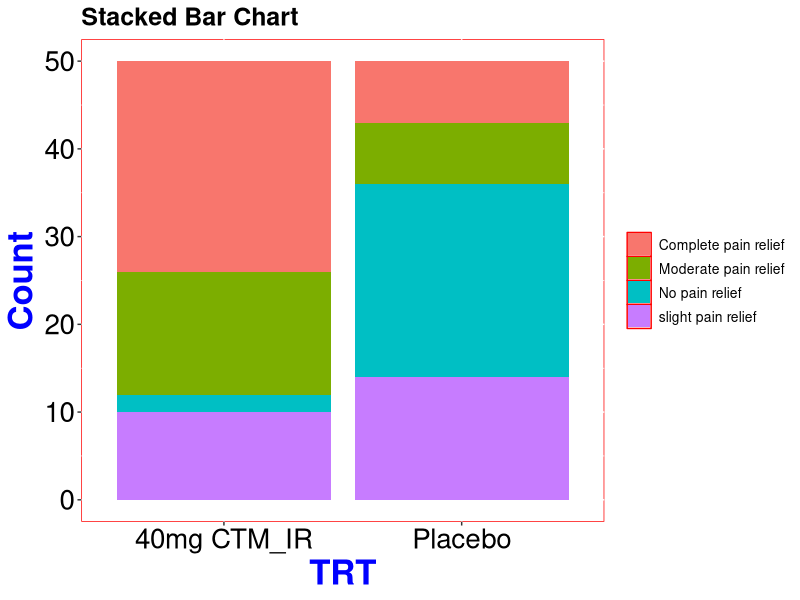
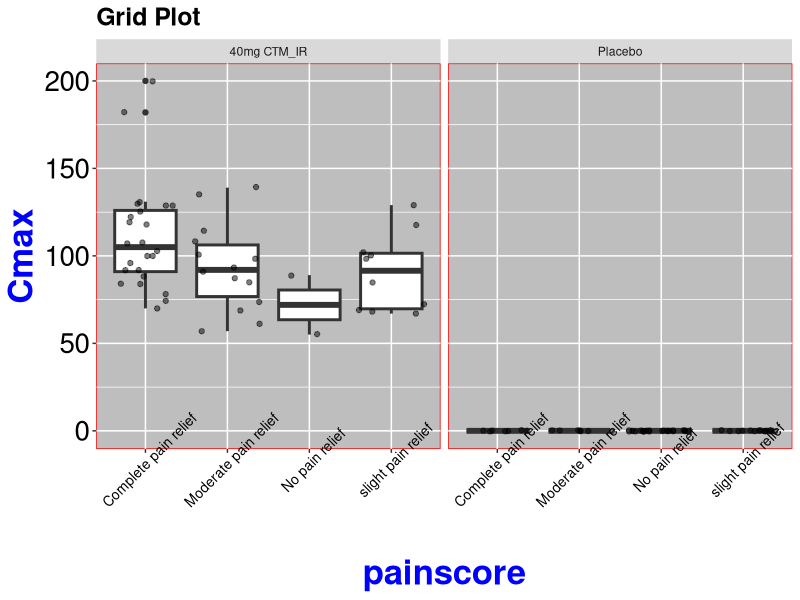

These figures' R source, in order: (Note: this script raises an error after producing the figures.)
## ---- chunk 1
orddata<-read.csv("Painscore.csv", sep=",")
head(orddata)
summary(orddata)
## ---- chunk 2
list.of.packages <- c("reshape2", "ggplot2", "MASS", "Hmisc")
new.packages <- list.of.packages[!(list.of.packages %in% installed.packages()[,"Package"])]
if(length(new.packages)) install.packages(new.packages)
lapply(list.of.packages, require, character.only = TRUE)
# this should return 4 TRUE statements (one for each package)
# you can also lapply library instead of require
## ---- chunk 3
lapply(orddata[, c("painscore", "TRT")], table)

## ---- chunk 4
ftable(xtabs(~painscore+TRT, data=orddata))

## ---- chunk 5
count<-ftable(xtabs(~painscore+TRT, data=orddata))
df1 = melt(count)
names(df1) = c("value", "TRT", "Count")
df1

## ---- chunk 6
plot<-ggplot(df1, aes(x=TRT, y=Count, fill=value))+
  geom_bar(stat="identity")
plot+ theme(panel.background = element_rect(fill='white', colour='red'))+
  theme(axis.title.y = element_text(colour = 'blue', size = 25, face='bold'))+
  theme(axis.text.y = element_text(size = 20, colour='black'))+
  theme(axis.title.x = element_text(colour = 'blue', size = 25, face='bold'))+
  theme(axis.text.x = element_text(size = 20, colour='black'))+
  ggtitle("Stacked Bar Chart")+
  theme(plot.title = element_text(lineheight=.8, face="bold",size = 18))+
  theme(legend.position="right")+
  theme(legend.title=element_blank())+
  theme(legend.text = element_text(colour="black", size = 10))

## ---- chunk 7
plot2<-ggplot(orddata,aes(x=painscore,y=Cmax))+
  geom_boxplot(size=1)+
  geom_jitter(alpha=0.5)+
  facet_grid(.~TRT)
plot2+ theme(panel.background = element_rect(fill='grey', colour='red'))+
  theme(axis.title.y = element_text(colour = 'blue', size = 25, face='bold'))+
  theme(axis.text.y = element_text(size = 20, colour='black'))+
  theme(axis.title.x = element_text(colour = 'blue', size = 25, face='bold'))+
  theme(axis.text.x = element_text(size = 10, colour='black', angle=45))+
  ggtitle("Grid Plot")+
  theme(plot.title = element_text(lineheight=.8, face="bold",size = 18))

## ---- chunk 8
fit.pain0<-polr(painscore~1, data=orddata, Hess=TRUE)
summary(fit.pain0)

## ---- chunk 9
ctable0<-coef(summary(fit.pain0))
## ---- chunk 10
p0<-pnorm(abs(ctable0[,"t value"]),lower.tail=FALSE)*2
## ---- chunk 11
(ctable0<-cbind(ctable0,'p value' =p0))
## ---- chunk 12
fit.pain1<-polr(painscore~Cmax+WT+GENDER+factor(isTRT), 
      data=orddata, Hess=TRUE)
summary(fit.pain1)

ctable1<-coef(summary(fit.pain1))
p1<-pnorm(abs(ctable1[,"t value"]),lower.tail=FALSE)*2
(ctable1<-cbind(ctable1,'p value' =p1))
ctable1

## ---- chunk 13
fit.pain_red<-polr(painscore~Cmax,data=orddata, Hess=TRUE) 
summary(fit.pain_red)
summary(fit.pain1)

ctable_red<-coef(summary(fit.pain_red))
p_red<-pnorm(abs(ctable_red[,"t value"]),lower.tail=FALSE)*2
(ctable_red<-cbind(ctable_red,'p value' =p_red))

## ---- chunk 14
fit.pain_red2<-polr(factor(ps)~Cmax, data=orddata, Hess=TRUE)
summary(fit.pain_red2)

ctable_red2<-coef(summary(fit.pain_red2))
p_red2<-pnorm(abs(ctable_red2[,"t value"]),lower.tail=FALSE)*2
(ctable_red2<-cbind(ctable_red2,'p value' =p_red2))

## ---- chunk 15
exp(0.02276659)
ci<-exp(confint(fit.pain_red2))
cbind(OR=exp(coef(fit.pain_red2)),ci)
exp(confint(fit.pain_red2))

## ---- chunk 16
newdat<- data.frame(Cmax = seq(0,200,length.out = 200 ))
newdat<- cbind(newdat, predict(fit.pain_red2, newdat, type = "probs"))
## ---- chunk 17
head(newdat, n = 5)
## ---- chunk 18
lnewdat<-melt(newdat, id.vars = c("Cmax"), variable.name = "Level", value.name = "Probability")

## ---- chunk 19
plot3<-ggplot(lnewdat, aes(x = Cmax, y = Probability, colour = Level)) +
  geom_line(size=2)+
  xlab("Cmax (ng/mL)")+
  ylab("Probability of Pain relief in each category")
plot3+ theme(panel.background = element_rect(fill='grey', colour='red'))+
  theme(axis.title.y = element_text(colour = 'blue', size = 20, face='bold'))+
  theme(axis.text.y = element_text(size = 20, colour='black'))+
  theme(axis.title.x = element_text(colour = 'blue', size = 20, face='bold'))+
  theme(axis.text.x = element_text(size = 14, colour='black', angle=45))+
  ggtitle("Predicted Probabilites")+
  theme(plot.title = element_text(lineheight=.8, face="bold",size = 18))+
  theme(legend.position="right")+
  theme(legend.title=element_blank())+
  theme(legend.text = element_text(colour="black", size = 10))

## ---- chunk 20
sf <- function(y) {
  c(`Y>=1` = qlogis(mean(y >= 1)),
    `Y>=2` = qlogis(mean(y >= 2)),
    `Y>=3` = qlogis(mean(y >= 3)), 
    `Y>=4` = qlogis(mean(y >= 4)))}
(s <- with(orddata, summary(as.numeric(painscore) ~ Cmax, fun = sf)))

## ---- chunk 21
s[, 5]<- s[, 5] - s[, 3]
s[, 4] <- s[, 4] - s[, 3]
s[, 3] <- s[, 3] - s[, 3]
# print
s

## ---- chunk 22
plot(s, which = 1:4, pch = 1:4, xlab = "logit", main = " ",
     xlim = range(s[,3:5]), cex=1.2)

